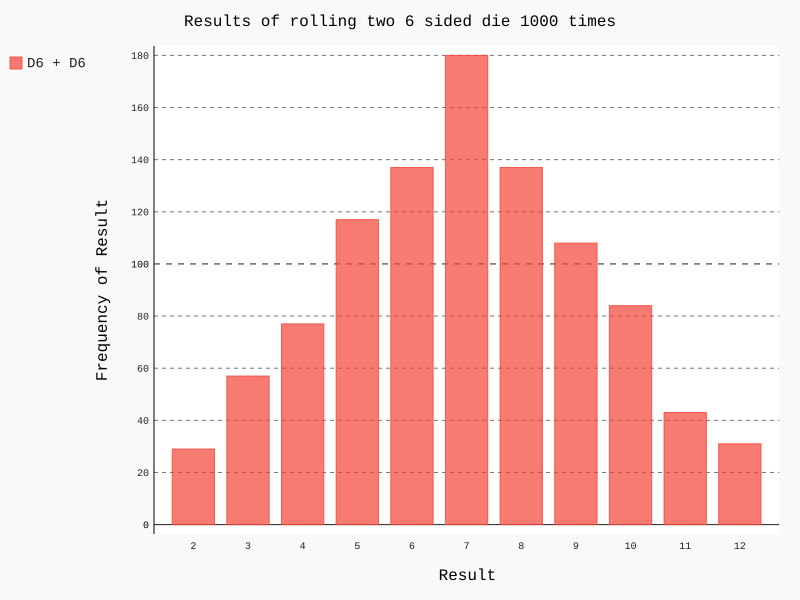

Here is the Python script that generated this plot:
import pygal
from die import Die

#create a die of 6 sides
die_1 = Die()
die_2 = Die()

#make some rolls & store results in a list
results = []

for roll_num in range(1000):
	result = die_1.roll() + die_2.roll()
	results.append(result)

#analyze results
frequencies = []
max_result = die_1.num_sides + die_2.num_sides
for value in range(2, max_result+1):
	frequency = results.count(value)
	frequencies.append(frequency)

#visualize results
hist = pygal.Bar()

hist.title = "Results of rolling two 6 sided die 1000 times"
hist.x_labels = ['2', '3', '4', '5', '6', '7', '8', '9', 
					'10', '11', '12']
hist.x_title = "Result"
hist.y_title = "Frequency of Result"

hist.add('D6 + D6', frequencies)
hist.render_to_file("die_visual.svg")
